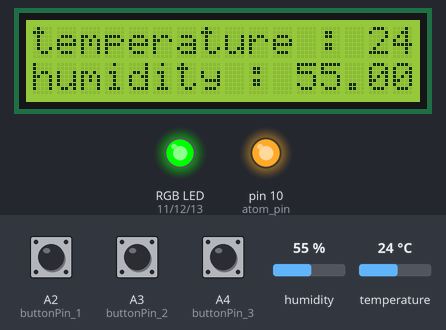
The sketch below on a simulated Arduino Uno, built with avr-gcc and run on an emulated ATmega328P. Shown: 16×2 character LCD, an RGB LED mixed from three pins (HIGH = lit), output pins drawn as LEDs (lit = HIGH). The inputs (shaded band) are chosen by the test bench; at power-on: humidity 55 %, A2 (buttonPin_1) LOW, A3 (buttonPin_2) LOW, A4 (buttonPin_3) LOW, temperature 24 °C. What the sketch prints to the serial monitor is not drawn.

Above: at 1.2 s.
1.3 s: humidity set to 41 %
At 2.9 s:
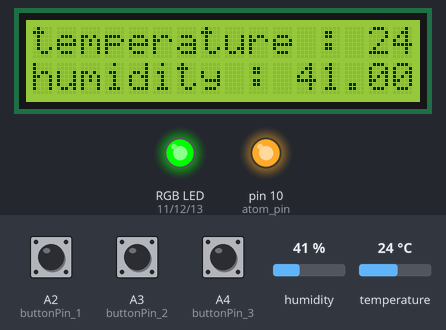
5.4 s: humidity set to 38 %
At 7.0 s:
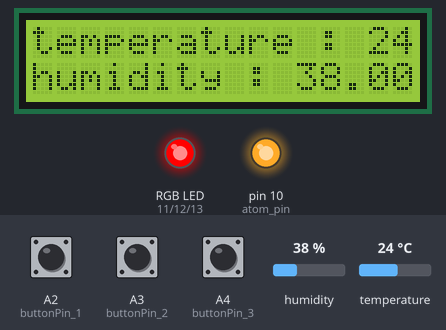
9.5 s: humidity set to 68 %
At 11.2 s:
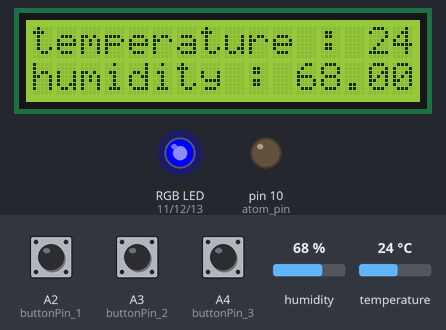
13.6 s: humidity set to 61 %
At 15.3 s:
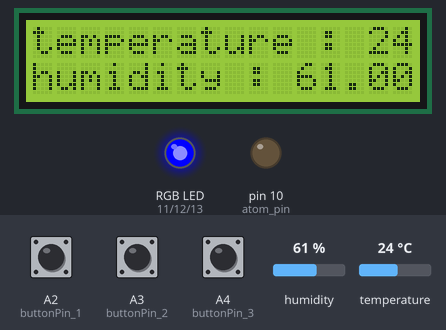
17.0 s: humidity set to 58 %
At 18.4 s:
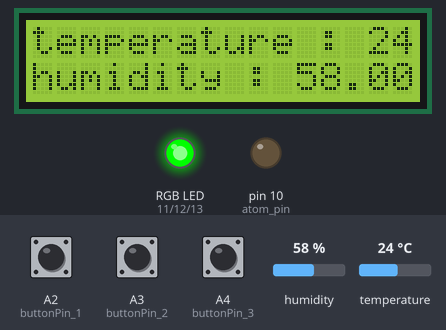
Timing chart, 0 to 20.0 s (numbered marks = the images above; inputs shaded):
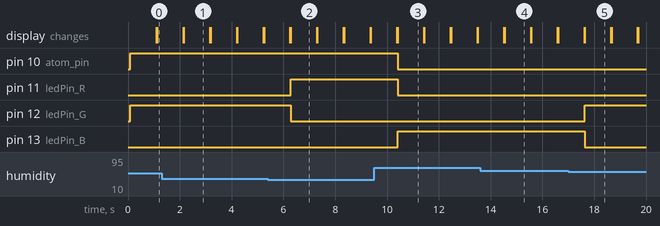

Measured:
- the behaviour switches between 40 and 39 % on humidity (found by bisection; images 1 and 2)
- the behaviour switches between 60 and 59 % on humidity (found by bisection; images 4 and 5)
- after the input at 1.3 s, the display: first differs from a run without the input after 0.86 s (image 1)
- after the input at 5.4 s, pin 11 (ledPin_R): LOW → HIGH after 0.88 s; pin 12 (ledPin_G): HIGH → LOW after 0.88 s; the display: first differs from a run without the input after 0.88 s (image 2)
- after the input at 9.5 s, pin 10 (atom_pin), pin 11 (ledPin_R): HIGH → LOW after 0.91 s; pin 13 (ledPin_B): LOW → HIGH after 0.91 s; the display: first differs from a run without the input after 0.91 s (image 3)
- after the input at 13.6 s, the display: first differs from a run without the input after 0.94 s (image 4)
- after the input at 17.0 s, pin 12 (ledPin_G): LOW → HIGH after 0.64 s; pin 13 (ledPin_B): HIGH → LOW after 0.64 s; the display: first differs from a run without the input after 0.64 s (image 5)

The sketch:

Project_1.ino
```cpp
#include <DHT11.h> //온습도센서 library function 포함
#include<LiquidCrystal.h> //LiquidCrysal library function 포함

const int value1 = 40; //적정 습도의 최저습도
const int value2 = 60; //적정 습도의 최대습도

const int ledPin_R = 11; //Red Pin 정의
const int ledPin_G = 12; //Green Pin 정의
const int ledPin_B = 13; //Blue Pin 정의
const int atom_pin = 10; //UltraSonic transducer Pin 정의
const int Sensor_Pin = 9; //온습도센서 Pin 정의
const int buttonPin_1 = A2; //ON/OFF Pin 정의
const int buttonPin_2 = A3; //timer Pin 정의
const int buttonPin_3 = A4; //count Pin 정의

int count=0;                 // count 만큼 time 늘어남
int ledState = HIGH;         // the current state of the output pin
int buttonState;             // the current reading from the input pin
int lastButtonState = LOW;   // the previous reading from the input pin
long lastDebounceTime = 0;   // the last time the output pin was toggled
long debounceDelay = 50;     // the debounce time; increase if the output flickers


DHT11 dht11(Sensor_Pin); //온습도센서 object 생성
LiquidCrystal lcd(2,3,4,5,6,7); //LCD object 생성

//colorRGB function parameter value 만큼 LED를 밝힌다.
void colorRGB(int Red_value, int Green_value, int Blue_value){
  analogWrite(ledPin_R, Red_value); //Red value에 따라 LED를 킨다.
  analogWrite(ledPin_G, Green_value); //Green value에 따라 LED를 킨다.
  analogWrite(ledPin_B, Blue_value); //Blue value에 따라 LED를 킨다.
 }

//A3 button Pin을 누른 수 만큼 가습기 작동
 void timer(){
   int reading_2 = digitalRead(buttonPin_2); //A3 Pin의 값을 읽어옴
   int reading_3 = digitalRead(buttonPin_3); //A4 Pin의 값을 읽어옴

   if(reading_3 == HIGH){ //A3 Pin value 가 HIGH 라면
      count++; //초 늘어남
      Serial.println(count); //Serial moniter에 표시
    }

   if(reading_2 == HIGH){ //A4 Pin value 가 HIGH 라면
      digitalWrite(atom_pin, HIGH); //가습기 ON
      delay(count*1000); //A3 누른 수만큼
      count=0; //초 초기화
    }

}

void setup(){

   Serial.begin(9600);
   lcd.begin(16,2); //LCD 정의
   pinMode(ledPin_R ,OUTPUT); //Red Pin을 OUTPUT으로 사용
   pinMode(ledPin_G ,OUTPUT); //Green Pin을 OUTPUT으로 사용
   pinMode(ledPin_B ,OUTPUT); //Blue Pin을 OUTPUT으로 사용
   pinMode(atom_pin, OUTPUT); //UltraSonic transducer Pin을 OUPUT으로 사용
   pinMode(Sensor_Pin, INPUT); //Sensor Pin 을 INPUT으로 사용
   pinMode(buttonPin_1, INPUT); //ON/OFF Pin 을 INPUT으로 사용
   pinMode(buttonPin_2, INPUT); //timer Pin 을 INPUT으로 사용
   pinMode(buttonPin_3, INPUT); //count Pin 을 INPUT으로 사용
}

void loop(){

  int error;
  float temp, humi; //온도 값과 습도 값의 변수 생성.

  //온도 값과 습도 값이 정확히 읽혀진다면
  if((error = dht11.read(humi, temp))==0){

    Serial.print("temperature:");
    Serial.print(temp);
    Serial.print(" humidity:");
    Serial.print(humi);
    Serial.println();
    //Serial Moniter 에 출력
  }

  timer(); //timer function 실행
  lcd.setCursor(0,0);
  lcd.print("temperature : "); //LCD에 temperature 표시
  lcd.print(temp); //LCD에 온도 값 표시

  lcd.setCursor(0,1); //cursor을 0,1로 옮긴다
  lcd.print("humidity : "); //LCD에 Humidity 표시
  lcd.print(humi); //LCD에 습도 값 표시

  if(humi < value1){
    colorRGB(255, 0, 0); //습도가 적정습도 최저보다 낮으면 빨간색 불을 ON 한다.
  }
  else if(humi >= value1 &&  humi < value2){
    colorRGB(0, 255, 0); //습도가 적정습도 사이에 있으면 초록색 불을 ON 한다.
  }
  else{
    colorRGB(0, 0, 255); //습도가 적정습도 최대보다 높으면 파란색 불을 ON 한다.
  }

  int reading_1 = digitalRead(buttonPin_1); //A2 Pin value을 읽어옴

  if (reading_1 != lastButtonState) {

    lastDebounceTime = millis(); //switch 값이 변한다면, dedouncing timer을 초기화함
  }

  if ((millis() - lastDebounceTime) > debounceDelay) {
    // whatever the reading is at, it's been there for longer
    // than the debounce delay, so take it as the actual current state:

      // if the button state has changed:
      if (reading_1 != buttonState) {
      buttonState = reading_1;

       // only toggle the LED if the new button state is HIGH
      if (buttonState == HIGH) {
        ledState = !ledState;
      }
    }
  }

  digitalWrite(atom_pin, ledState); //button 눌렀을 때 가습기 ON/OFF
                                    //적정습도범위의 습도일 경우에만 ON/OFF 하도록함

  if(humi > value2){
    ledState = LOW; //상태를 LOW로 함
    digitalWrite(atom_pin, ledState); //적정습도 보다 높으면 가습기 OFF
  }

  if(humi < value1){
    ledState = HIGH; //상태를 HIGH로 함
    digitalWrite(atom_pin, ledState); //적정습도 보다 낮으면 가습기 ON
  }

  lastButtonState = reading_1; //마지막 버튼상태를 A2읽은 값으로 설정함

  delay(1000);
  lcd.clear(); //LCD clear

}
```
